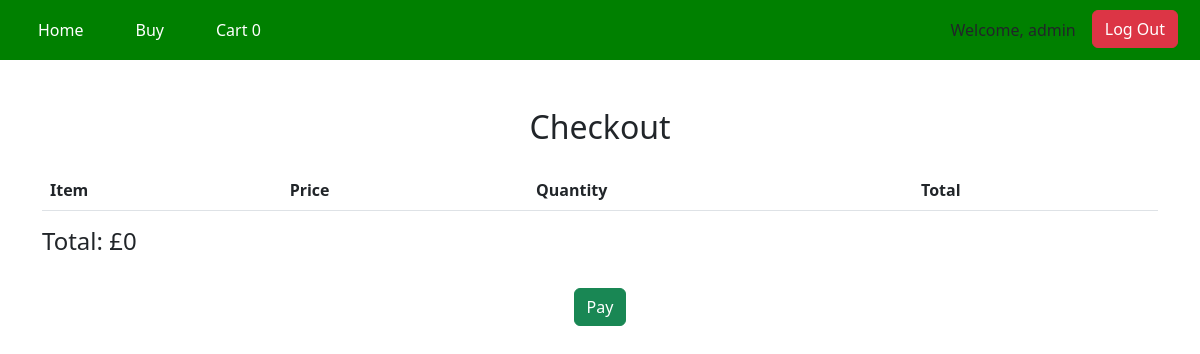
The page /cards/checkout/ (signed in) on the database as committed earlier.
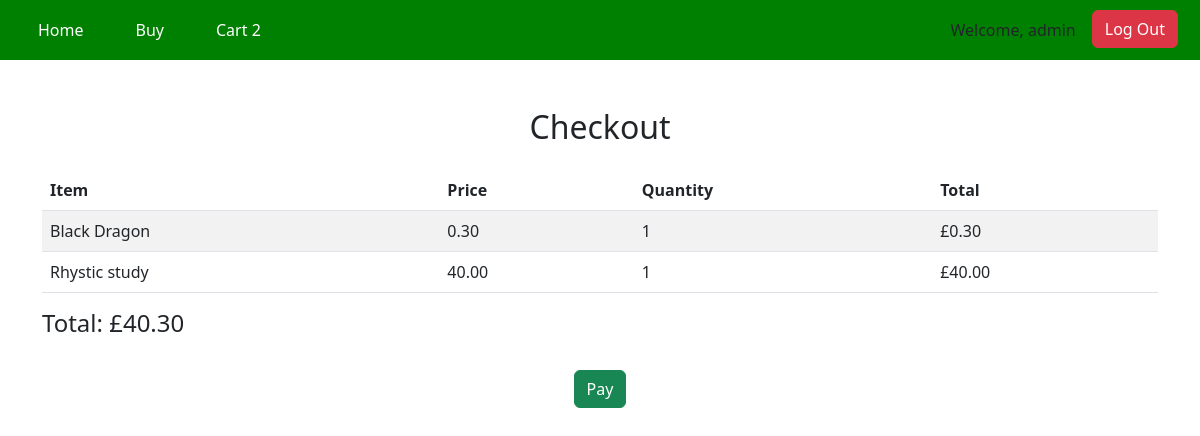
The same page on the database as committed later.
### cards/models.py (models this page shows, shortened)
class Cart(models.Model):
    user = models.ForeignKey(User, on_delete=models.CASCADE)
    product = models.ForeignKey(myCards, on_delete=models.CASCADE)
    quantity = models.PositiveIntegerField(default=1)
    def get_total_price(self):
            return self.quantity * self.product.cardprice

class myCards(models.Model):
    class  Meta:
        verbose_name_plural = "myCards"
    cardname = models.CharField(max_length = 100)
    cardprice = models.DecimalField(max_digits = 10, decimal_places = 2)
    stock = models.IntegerField()
    cardimage = models.ImageField(upload_to='images/', blank=True, null=True)

### cards/views.py (the view)
# urls.py: path("checkout/", views.checkout, name = "checkout"),
@login_required
def checkout (request):
    cart_items = Cart.objects.filter(user=request.user)
    total_price = sum(item.get_total_price() for item in cart_items)
    return render(request, "checkout.html", {'cart_items': cart_items, 'total_price': total_price})

### cards/context_processors.py (called while the page is built)
def cart_count(request):
    if request.user.is_authenticated:
        cart_count = Cart.objects.filter(user=request.user).aggregate(total_quantity=Sum('quantity'))['total_quantity'] or 0
    else:
        cart_count = 0
    return {'cart_count': cart_count}

### cards/Templates/checkout.html (shortened to what this page needs)
{% extends "base.html" %}
{% load static %}
{% block content %}
<div class="container py-5">
    <h2 class="text-center mb-4">Checkout</h2>
    <div class="table-responsive">
        <table class="table table-striped">
            <thead>
                <tr>
                    <th>Item</th>
                    <th>Price</th>
                    <th>Quantity</th>
                    <th>Total</th>
                </tr>
            </thead>
            <tbody>
                {% for item in cart_items %}
                    <tr>
                        <td> {{ item.product.cardname }}</td>
                        <td> {{ item.product.cardprice }}</td>
                        <td> {{ item.quantity }}</td>
                        <td>£{{item.get_total_price }}</td>
                    </tr>
                {% endfor %}
            </tbody>
        </table>
    </div>
    <div class="d-flex justify-content-between">
        <h4>Total: £{{ total_price }}</h4>
    </div>
    <div class="text-center mt-4">
        <a href="{% url 'purchase_confirmation' %}" class="btn btn-success">Pay</a>
    </div>
</div>
{% endblock %}

### templates/base.html (shortened to what this page needs)
{% load static %}
<!DOCTYPE html>
<html lang="en">
<head>
    <link rel="stylesheet" href="{%static '/styles.css' %}">
    <link href="https://cdn.jsdelivr.net/npm/bootstrap@5.3.0-alpha1/dist/css/bootstrap.min.css" rel="stylesheet">
</head>
<body>
<header>
    <nav>
        <div class="container-fluid">
            <div class="navbar-container">
                <ul class="nav-links" id="navLinks">
                    <li><a href="{% url 'home' %}">Home</a></li>
                    <li><a href="{% url 'buy' %}">Buy</a></li>
                    {% if user.is_authenticated %}
                    <div class="cart-icon">
                        <li><a href="{% url 'view_cart' %}">
                            <span>Cart {{ cart_count }}</span>
                        </a></li>
                    </div>
                    {% endif %}
                </ul>
                <div class = "d-flex ms-auto">
                    {% if user.is_authenticated %}
                        <span class= "navbar-text mx-3">Welcome, {{ request.user }}</span>
                            <form action="{% url 'logout' %}" method="POST">
                                <button type="submit" class="btn btn-danger">Log Out</button>
                            </form>
                    {% endif %}
                </div>
            </div>
        </div>
    </nav>
</header>
    {% block content %}
    {% endblock %}
</body>
</html>

Rows that differ between the two databases and show on the page:
added Cart: product.cardname "Black Dragon", product.cardprice "0.30", quantity "1", get_total_price "0.30"
added Cart: product.cardname "Rhystic study", product.cardprice "40.00", quantity "1", get_total_price "40.00"
Other text that changed with them:
{{ cart_count }}: "0" → "2"
{{ total_price }}: "0" → "40.30"
